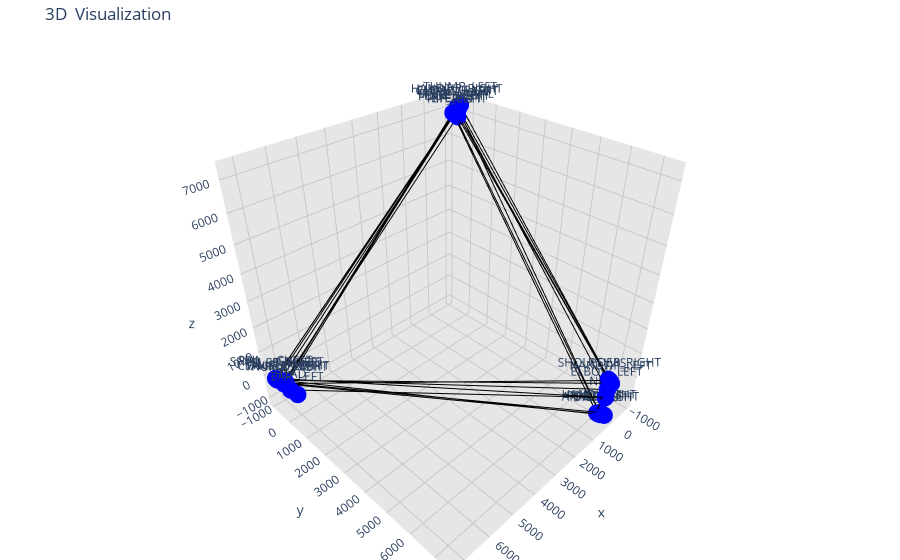

The cell this chart's notebook holds for it:
### Code cell
import torch
import pandas as pd
import plotly.graph_objs as go
from torch_geometric.data import Data

# Load the dataset

df = pd.read_csv(file_path)

# Define anatomical connections as edges
edges = torch.tensor([
    [0, 2],  # FOOT_RIGHT to ANKLE_RIGHT
    [1, 3],  # FOOT_LEFT to ANKLE_LEFT
    [2, 4],  # ANKLE_RIGHT to KNEE_RIGHT
    [3, 5],  # ANKLE_LEFT to KNEE_LEFT
    [4, 6],  # KNEE_RIGHT to HIP_RIGHT
    [5, 7],  # KNEE_LEFT to HIP_LEFT
    [6, 8],  # HIP_RIGHT to PELVIS
    [7, 8],  # HIP_LEFT to PELVIS
    [8, 9],  # PELVIS to SPINE_NAVAL
    [9, 10], # SPINE_NAVAL to SPINE_CHEST
    [10, 11],# SPINE_CHEST to CLAVICLE_RIGHT
    [10, 12],# SPINE_CHEST to CLAVICLE_LEFT
    [11, 13],# CLAVICLE_RIGHT to SHOULDER_RIGHT
    [12, 14],# CLAVICLE_LEFT to SHOULDER_LEFT
    [13, 15],# SHOULDER_RIGHT to ELBOW_RIGHT
    [14, 16],# SHOULDER_LEFT to ELBOW_LEFT
    [15, 17],# ELBOW_RIGHT to WRIST_RIGHT
    [16, 18],# ELBOW_LEFT to WRIST_LEFT
    [17, 19],# WRIST_RIGHT to HAND_RIGHT
    [18, 20],# WRIST_LEFT to HAND_LEFT
    [19, 21],# HAND_RIGHT to HANDTIP_RIGHT
    [20, 22],# HAND_LEFT to HANDTIP_LEFT
    [21, 23],# HANDTIP_RIGHT to THUMB_RIGHT
    [22, 24],# HANDTIP_LEFT to THUMB_LEFT
    [10, 25],# SPINE_CHEST to NECK
    [25, 26],# NECK to HEAD
]).t().contiguous()

# List of joints in the order they appear in the DataFrame
joints = [
    'FOOT_RIGHT', 'FOOT_LEFT', 'ANKLE_RIGHT', 'ANKLE_LEFT', 'KNEE_RIGHT', 'KNEE_LEFT',
    'HIP_RIGHT', 'HIP_LEFT', 'PELVIS', 'SPINE_NAVAL', 'SPINE_CHEST',
    'CLAVICLE_RIGHT', 'CLAVICLE_LEFT', 'SHOULDER_RIGHT', 'SHOULDER_LEFT',
    'ELBOW_RIGHT', 'ELBOW_LEFT', 'WRIST_RIGHT', 'WRIST_LEFT', 'HAND_RIGHT',
    'HAND_LEFT', 'HANDTIP_RIGHT', 'HANDTIP_LEFT', 'THUMB_RIGHT', 'THUMB_LEFT',
    'NECK', 'HEAD', 'NOSE', 'EYE_LEFT', 'EAR_LEFT', 'EYE_RIGHT', 'EAR_RIGHT'
]

# Function to extract node features and create a Data object
def create_data_object_vis(row):
    node_features = []
    node_positions = []  # Store (x, y, z) positions separately for Plotly visualization

    for joint in joints:
        x = row[f'{joint}_X']
        y = row[f'{joint}_Y']
        z = row[f'{joint}_Z']
        node_features.append([x, y, z])
        node_positions.append((x, y, z))  # Save position for each joint

    node_features = torch.tensor(node_features, dtype=torch.float)

    # Extract label (assuming 'frailty' is the target column)
    label = torch.tensor([row['QoR_class']], dtype=torch.float)

    # Create the Data object
    data = Data(x=node_features, edge_index=edges, y=label)

    return data, node_positions

# Function to plot the graph using Plotly
def plot_graph(node_positions):
    # Extract x, y, z coordinates from node_positions
    x_coords = [pos[0] for pos in node_positions]
    y_coords = [pos[1] for pos in node_positions]
    z_coords = [pos[2] for pos in node_positions]

    # Create edges for Plotly
    edge_x = []
    edge_y = []
    edge_z = []
    for edge in edges.t().tolist():
        x0, y0, z0 = node_positions[edge[0]]
        x1, y1, z1 = node_positions[edge[1]]
        edge_x.extend([x0, x1, None])
        edge_y.extend([y0, y1, None])
        edge_z.extend([z0, z1, None])

    # Plot the edges
    edge_trace = go.Scatter3d(
        x=edge_x, y=edge_y, z=edge_z,
        mode='lines',
        line=dict(color='black', width=2),
        hoverinfo='none'
    )

    # Plot the nodes with joint names
    node_trace = go.Scatter3d(
        x=x_coords, y=y_coords, z=z_coords,
        mode='markers+text',
        marker=dict(size=6, color='blue'),
        text=joints,  # Use the joint names as text labels
        hoverinfo='text'
    )

    # Create the figure with gridlines and joint names
    fig = go.Figure(data=[edge_trace, node_trace],
                    layout=go.Layout(
                        title='3D  Visualization',
                        showlegend=False,
                        scene=dict(
                            xaxis=dict(
                                showbackground=True,
                                backgroundcolor="rgb(230, 230, 230)",
                                gridcolor="rgb(200, 200, 200)",
                                showgrid=True,
                                zerolinecolor="rgb(200, 200, 200)",
                            ),
                            yaxis=dict(
                                showbackground=True,
                                backgroundcolor="rgb(230, 230, 230)",
                                gridcolor="rgb(200, 200, 200)",
                                showgrid=True,
                                zerolinecolor="rgb(200, 200, 200)",
                            ),
                            zaxis=dict(
                                showbackground=True,
                                backgroundcolor="rgb(230, 230, 230)",
                                gridcolor="rgb(200, 200, 200)",
                                showgrid=True,
                                zerolinecolor="rgb(200, 200, 200)",
                            ),
                        ),
                        margin=dict(l=0, r=0, b=0, t=40),
                    ))

    fig.show()

# Example usage with a single row (e.g., the first row in your DataFrame)
single_row = df.iloc[0]
data, node_positions = create_data_object_vis(single_row)

# Plot the graph using Plotly
plot_graph(node_positions)

### Figure 1 — Plotly figure (JSON) as saved in the notebook; plotly's stock layout.template omitted (floating-point values rounded to 4 significant figures)
{"data": [{"hoverinfo": "none", "line": {"color": "black", "width": 2}, "mode": "lines", "type": "scatter3d", "x": [-297.2, 117.1, null, 148.9, 7212.0, null, 117.1, 7168.0, null, 7212.0, -583.5, null, 7168.0, -370.1, null, -583.5, 179.0, null, -370.1, -36.17, null, 179.0, -36.17, null, -36.17, -419.2, null, -419.2, 7250.0, null, 7250.0, 7219.0, null, 7250.0, -587.1, null, 7219.0, 6.012, null, -587.1, 7229.0, null, 6.012, -893.2, null, 7229.0, -29.14, null, -893.2, 7212.0, null, -29.14, -721.6, null, 7212.0, 125.9, null, -721.6, 7215.0, null, 125.9, -838.3, null, 7215.0, -24.57, null, -838.3, 7181.0, null, -24.57, -927.5, null, 7250.0, -32.22, null, -32.22, 7213.0, null], "y": [-25.48, 7253.0, null, 7174.0, -371.2, null, 7253.0, -417.5, null, -371.2, -383.4, null, -417.5, 50.27, null, -383.4, 7137.0, null, 50.27, 7207.0, null, 7137.0, 7207.0, null, 7207.0, -56.11, null, -56.11, -893.7, null, -893.7, -434.5, null, -893.7, -171.1, null, -434.5, 7284.0, null, -171.1, -847.6, null, 7284.0, -429.2, null, -847.6, 7242.0, null, -429.2, -398.5, null, 7242.0, -291.3, null, -398.5, 7213.0, null, -291.3, -632.6, null, 7213.0, -425.9, null, -632.6, 7345.0, null, -425.9, -332.8, null, 7345.0, -373.2, null, -893.7, 7227.0, null, 7227.0, -46.73, null], "z": [7181.0, -1081.0, null, -1077.0, -54.83, null, -1081.0, 31.15, null, -54.83, 7071.0, null, 31.15, 7097.0, null, 7071.0, -1038.0, null, 7097.0, 374.3, null, -1038.0, 374.3, null, 374.3, 7224.0, null, 7224.0, -114.1, null, -114.1, -71.29, null, -114.1, 7247.0, null, -71.29, 393.2, null, 7247.0, -162.7, null, 393.2, 7146.0, null, -162.7, -53.35, null, 7146.0, -25.81, null, -53.35, 7167.0, null, -25.81, -1004.0, null, 7167.0, -63.24, null, -1004.0, 7209.0, null, -63.24, 284.8, null, 7209.0, -80.32, null, 284.8, 7268.0, null, -114.1, -420.7, null, -420.7, -100.9, null]}, {"hoverinfo": "text", "marker": {"color": "blue", "size": 6}, "mode": "markers+text", "text": ["FOOT_RIGHT", "FOOT_LEFT", "ANKLE_RIGHT", "ANKLE_LEFT", "KNEE_RIGHT", "KNEE_LEFT", "HIP_RIGHT", "HIP_LEFT", "PELVIS", "SPINE_NAVAL", "SPINE_CHEST", "CLAVICLE_RIGHT", "CLAVICLE_LEFT", "SHOULDER_RIGHT", "SHOULDER_LEFT", "ELBOW_RIGHT", "ELBOW_LEFT", "WRIST_RIGHT", "WRIST_LEFT", "HAND_RIGHT", "HAND_LEFT", "HANDTIP_RIGHT", "HANDTIP_LEFT", "THUMB_RIGHT", "THUMB_LEFT", "NECK", "HEAD", "NOSE", "EYE_LEFT", "EAR_LEFT", "EYE_RIGHT", "EAR_RIGHT"], "type": "scatter3d", "x": [-297.2, 148.9, 117.1, 7212.0, 7168.0, -583.5, -370.1, 179.0, -36.17, -419.2, 7250.0, 7219.0, -587.1, 6.012, 7229.0, -893.2, -29.14, 7212.0, -721.6, 125.9, 7215.0, -838.3, -24.57, 7181.0, -927.5, -32.22, 7213.0, 61.49, -368.8, 7166.0, 85.47, -258.9], "y": [-25.48, 7174.0, 7253.0, -371.2, -417.5, -383.4, 50.27, 7137.0, 7207.0, -56.11, -893.7, -434.5, -171.1, 7284.0, -847.6, -429.2, 7242.0, -398.5, -291.3, 7213.0, -632.6, -425.9, 7345.0, -332.8, -373.2, 7227.0, -46.73, 7220.0, 41.41, 278.8, 7366.0, 90.34], "z": [7181.0, -1077.0, -1081.0, -54.83, 31.15, 7071.0, 7097.0, -1038.0, 374.3, 7224.0, -114.1, -71.29, 7247.0, 393.2, -162.7, 7146.0, -53.35, -25.81, 7167.0, -1004.0, -63.24, 7209.0, 284.8, -80.32, 7268.0, -420.7, -100.9, -1062.0, 7108.0, -114.1, -1046.0, 7230.0]}], "layout": {"margin": {"b": 0, "l": 0, "r": 0, "t": 40}, "scene": {"xaxis": {"backgroundcolor": "rgb(230, 230, 230)", "gridcolor": "rgb(200, 200, 200)", "showbackground": true, "showgrid": true, "zerolinecolor": "rgb(200, 200, 200)"}, "yaxis": {"backgroundcolor": "rgb(230, 230, 230)", "gridcolor": "rgb(200, 200, 200)", "showbackground": true, "showgrid": true, "zerolinecolor": "rgb(200, 200, 200)"}, "zaxis": {"backgroundcolor": "rgb(230, 230, 230)", "gridcolor": "rgb(200, 200, 200)", "showbackground": true, "showgrid": true, "zerolinecolor": "rgb(200, 200, 200)"}}, "showlegend": false, "title": {"text": "3D  Visualization"}}}
